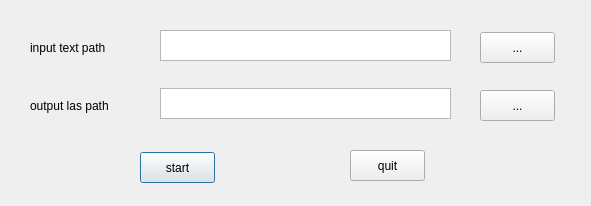
<?xml version="1.0" encoding="UTF-8"?>
<ui version="4.0">
 <class>text2lasdlgClass</class>
 <widget class="QDialog" name="text2lasdlgClass">
  <property name="geometry">
   <rect>
    <x>0</x>
    <y>0</y>
    <width>591</width>
    <height>206</height>
   </rect>
  </property>
  <property name="windowTitle">
   <string>text2lasdlg</string>
  </property>
  <widget class="QPushButton" name="startBtn">
   <property name="geometry">
    <rect>
     <x>140</x>
     <y>152</y>
     <width>75</width>
     <height>31</height>
    </rect>
   </property>
   <property name="text">
    <string>start</string>
   </property>
  </widget>
  <widget class="QLabel" name="label1">
   <property name="geometry">
    <rect>
     <x>30</x>
     <y>40</y>
     <width>111</width>
     <height>16</height>
    </rect>
   </property>
   <property name="text">
    <string>input text path</string>
   </property>
  </widget>
  <widget class="QLabel" name="label2">
   <property name="geometry">
    <rect>
     <x>30</x>
     <y>98</y>
     <width>111</width>
     <height>16</height>
    </rect>
   </property>
   <property name="text">
    <string>output las path</string>
   </property>
  </widget>
  <widget class="QPushButton" name="lasOpenBtn">
   <property name="geometry">
    <rect>
     <x>480</x>
     <y>90</y>
     <width>75</width>
     <height>31</height>
    </rect>
   </property>
   <property name="text">
    <string>...</string>
   </property>
  </widget>
  <widget class="QPushButton" name="quitBtn">
   <property name="geometry">
    <rect>
     <x>350</x>
     <y>150</y>
     <width>75</width>
     <height>31</height>
    </rect>
   </property>
   <property name="text">
    <string>quit</string>
   </property>
  </widget>
  <widget class="QPushButton" name="textOpenBtn">
   <property name="geometry">
    <rect>
     <x>480</x>
     <y>32</y>
     <width>75</width>
     <height>31</height>
    </rect>
   </property>
   <property name="text">
    <string>...</string>
   </property>
  </widget>
  <widget class="QTextEdit" name="lasPath">
   <property name="geometry">
    <rect>
     <x>160</x>
     <y>88</y>
     <width>291</width>
     <height>31</height>
    </rect>
   </property>
  </widget>
  <widget class="QTextEdit" name="textPath">
   <property name="geometry">
    <rect>
     <x>160</x>
     <y>30</y>
     <width>291</width>
     <height>31</height>
    </rect>
   </property>
  </widget>
 </widget>
 <layoutdefault spacing="6" margin="11"/>
 <resources/>
 <connections/>
</ui>
